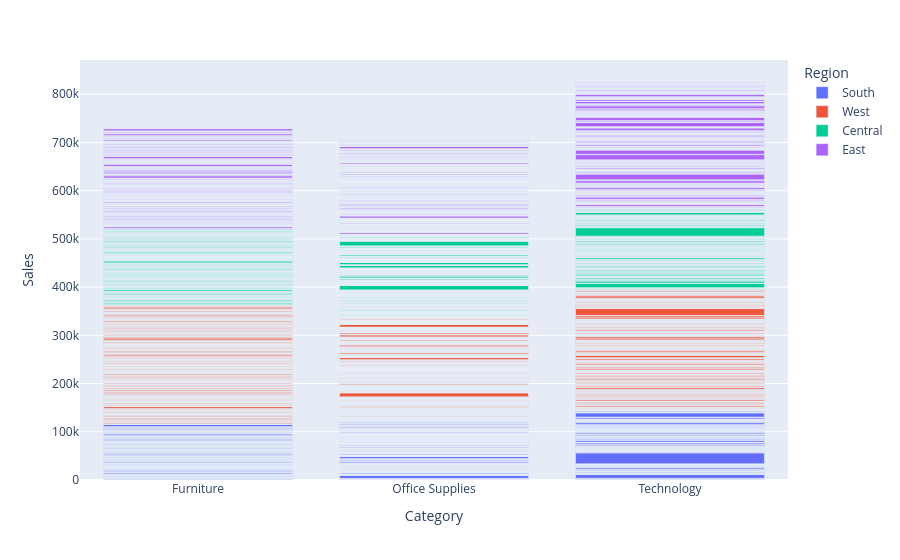

Notebook cell for this chart:
### Code cell
fig = px.bar(data, x='Category', y='Sales', color='Region')
fig.show()

### Figure 1 — Plotly figure (JSON) as saved in the notebook; plotly's stock layout.template omitted (floating-point values rounded to 4 significant figures; data arrays with more than 128 entries replaced by an {"elided": "..."} marker saying what was removed)
{"data": [{"hovertemplate": "Region=South<br>Category=%{x}<br>Sales=%{y}<extra></extra>", "legendgroup": "South", "marker": {"color": "#636efa", "pattern": {"shape": ""}}, "name": "South", "orientation": "v", "showlegend": true, "textposition": "auto", "type": "bar", "x": {"elided": "1598 str values"}, "xaxis": "x", "y": {"elided": "1598 float values"}, "yaxis": "y"}, {"hovertemplate": "Region=West<br>Category=%{x}<br>Sales=%{y}<extra></extra>", "legendgroup": "West", "marker": {"color": "#EF553B", "pattern": {"shape": ""}}, "name": "West", "orientation": "v", "showlegend": true, "textposition": "auto", "type": "bar", "x": {"elided": "3140 str values"}, "xaxis": "x", "y": {"elided": "3140 float values"}, "yaxis": "y"}, {"hovertemplate": "Region=Central<br>Category=%{x}<br>Sales=%{y}<extra></extra>", "legendgroup": "Central", "marker": {"color": "#00cc96", "pattern": {"shape": ""}}, "name": "Central", "orientation": "v", "showlegend": true, "textposition": "auto", "type": "bar", "x": {"elided": "2277 str values"}, "xaxis": "x", "y": {"elided": "2277 float values"}, "yaxis": "y"}, {"hovertemplate": "Region=East<br>Category=%{x}<br>Sales=%{y}<extra></extra>", "legendgroup": "East", "marker": {"color": "#ab63fa", "pattern": {"shape": ""}}, "name": "East", "orientation": "v", "showlegend": true, "textposition": "auto", "type": "bar", "x": {"elided": "2785 str values"}, "xaxis": "x", "y": {"elided": "2785 float values"}, "yaxis": "y"}], "layout": {"barmode": "relative", "legend": {"title": {"text": "Region"}, "tracegroupgap": 0}, "margin": {"t": 60}, "xaxis": {"anchor": "y", "domain": [0, 1], "title": {"text": "Category"}}, "yaxis": {"anchor": "x", "domain": [0, 1], "title": {"text": "Sales"}}}}
